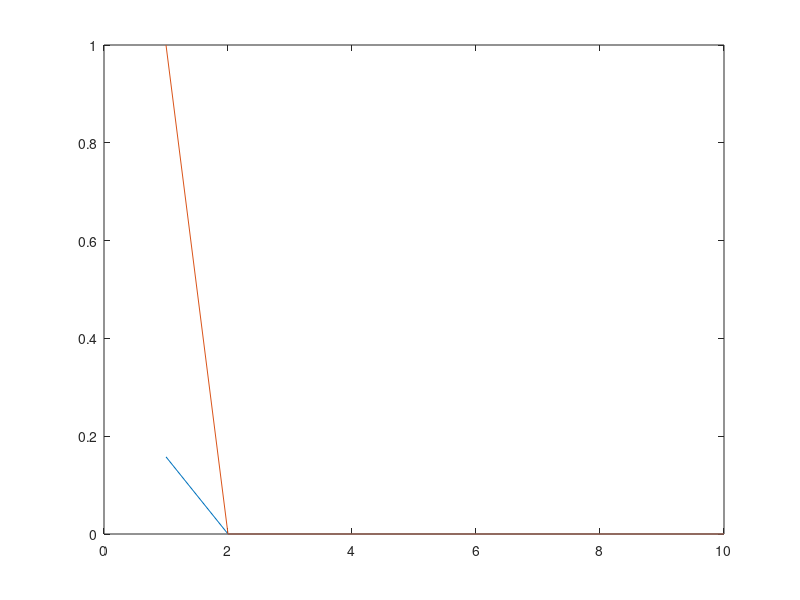

This figure's MATLAB source:
%% Q-function
%  Q-function can be calculated using the built-in qfunc function
N = 10000; % Number of samples
T = 1:10; % Threshold
Z = randn(1,N);  % Generate standard normal random variables
tail = zeros(size(T)); % Tail probability
q = zeros(size(T)); % Q-func probability
for i = 1:size(T)
    tail(i) = sum(Z > i)/N; 
    q(i) = (T(i));
end
plot(T,tail)
hold on;
plot(T,q)
%%